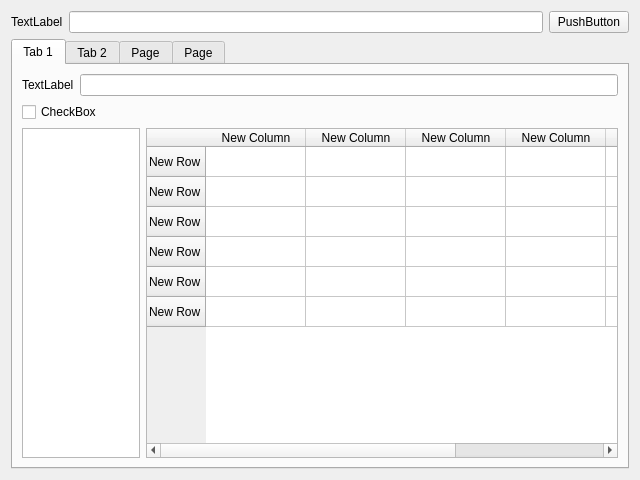
<?xml version="1.0" encoding="UTF-8"?>
<ui version="4.0">
 <class>Form</class>
 <widget class="QWidget" name="Form">
  <property name="geometry">
   <rect>
    <x>0</x>
    <y>0</y>
    <width>640</width>
    <height>480</height>
   </rect>
  </property>
  <property name="windowTitle">
   <string>Form</string>
  </property>
  <layout class="QGridLayout" name="gridLayout">
   <item row="0" column="0">
    <layout class="QHBoxLayout" name="horizontalLayout">
     <item>
      <widget class="QLabel" name="label">
       <property name="text">
        <string>TextLabel</string>
       </property>
      </widget>
     </item>
     <item>
      <widget class="QLineEdit" name="lineEdit"/>
     </item>
     <item>
      <widget class="QPushButton" name="pushButton">
       <property name="text">
        <string>PushButton</string>
       </property>
      </widget>
     </item>
    </layout>
   </item>
   <item row="1" column="0">
    <widget class="QTabWidget" name="tabWidget">
     <property name="currentIndex">
      <number>0</number>
     </property>
     <widget class="QWidget" name="tab">
      <attribute name="title">
       <string>Tab 1</string>
      </attribute>
      <layout class="QGridLayout" name="gridLayout_2">
       <item row="0" column="0">
        <layout class="QVBoxLayout" name="verticalLayout">
         <item>
          <layout class="QHBoxLayout" name="horizontalLayout_3">
           <item>
            <widget class="QLabel" name="label_2">
             <property name="text">
              <string>TextLabel</string>
             </property>
            </widget>
           </item>
           <item>
            <widget class="QLineEdit" name="lineEdit_2"/>
           </item>
          </layout>
         </item>
         <item>
          <widget class="QCheckBox" name="checkBox">
           <property name="text">
            <string>CheckBox</string>
           </property>
          </widget>
         </item>
         <item>
          <layout class="QHBoxLayout" name="horizontalLayout_2" stretch="2,8">
           <item>
            <widget class="QListWidget" name="listWidget"/>
           </item>
           <item>
            <widget class="QTableWidget" name="tableWidget">
             <row>
              <property name="text">
               <string>New Row</string>
              </property>
             </row>
             <row>
              <property name="text">
               <string>New Row</string>
              </property>
             </row>
             <row>
              <property name="text">
               <string>New Row</string>
              </property>
             </row>
             <row>
              <property name="text">
               <string>New Row</string>
              </property>
             </row>
             <row>
              <property name="text">
               <string>New Row</string>
              </property>
             </row>
             <row>
              <property name="text">
               <string>New Row</string>
              </property>
             </row>
             <column>
              <property name="text">
               <string>New Column</string>
              </property>
             </column>
             <column>
              <property name="text">
               <string>New Column</string>
              </property>
             </column>
             <column>
              <property name="text">
               <string>New Column</string>
              </property>
             </column>
             <column>
              <property name="text">
               <string>New Column</string>
              </property>
             </column>
             <column>
              <property name="text">
               <string>New Column</string>
              </property>
             </column>
             <column>
              <property name="text">
               <string>New Column</string>
              </property>
             </column>
            </widget>
           </item>
          </layout>
         </item>
        </layout>
       </item>
      </layout>
     </widget>
     <widget class="QWidget" name="tab_2">
      <attribute name="title">
       <string>Tab 2</string>
      </attribute>
      <layout class="QGridLayout" name="gridLayout_3">
       <item row="0" column="0">
        <layout class="QVBoxLayout" name="verticalLayout_2">
         <item>
          <layout class="QHBoxLayout" name="horizontalLayout_4">
           <item>
            <widget class="QLabel" name="label_3">
             <property name="text">
              <string>TextLabel</string>
             </property>
            </widget>
           </item>
           <item>
            <widget class="QLineEdit" name="lineEdit_3"/>
           </item>
          </layout>
         </item>
         <item>
          <widget class="QCheckBox" name="checkBox_2">
           <property name="text">
            <string>CheckBox</string>
           </property>
          </widget>
         </item>
         <item>
          <layout class="QHBoxLayout" name="horizontalLayout_5" stretch="2,8">
           <item>
            <widget class="QListWidget" name="listWidget_2"/>
           </item>
           <item>
            <widget class="QTableWidget" name="tableWidget_2"/>
           </item>
          </layout>
         </item>
        </layout>
       </item>
      </layout>
     </widget>
     <widget class="QWidget" name="tab_3">
      <attribute name="title">
       <string>Page</string>
      </attribute>
      <layout class="QGridLayout" name="gridLayout_7">
       <item row="0" column="0">
        <layout class="QVBoxLayout" name="verticalLayout_3">
         <item>
          <layout class="QHBoxLayout" name="horizontalLayout_6">
           <item>
            <widget class="QLabel" name="label_4">
             <property name="text">
              <string>TextLabel</string>
             </property>
            </widget>
           </item>
           <item>
            <widget class="QLineEdit" name="lineEdit_4"/>
           </item>
          </layout>
         </item>
         <item>
          <widget class="QCheckBox" name="checkBox_3">
           <property name="text">
            <string>CheckBox</string>
           </property>
          </widget>
         </item>
         <item>
          <layout class="QHBoxLayout" name="horizontalLayout_7" stretch="2,8">
           <item>
            <widget class="QListWidget" name="listWidget_3"/>
           </item>
           <item>
            <widget class="QTableWidget" name="tableWidget_3"/>
           </item>
          </layout>
         </item>
        </layout>
       </item>
      </layout>
     </widget>
     <widget class="QWidget" name="tab_4">
      <attribute name="title">
       <string>Page</string>
      </attribute>
      <layout class="QGridLayout" name="gridLayout_6">
       <item row="0" column="0">
        <layout class="QGridLayout" name="gridLayout_4">
         <item row="0" column="0">
          <layout class="QGridLayout" name="gridLayout_5">
           <item row="0" column="0">
            <widget class="QLabel" name="label_5">
             <property name="text">
              <string>TextLabel</string>
             </property>
            </widget>
           </item>
           <item row="0" column="1">
            <widget class="QLineEdit" name="lineEdit_5"/>
           </item>
          </layout>
         </item>
         <item row="1" column="0">
          <widget class="QCheckBox" name="checkBox_4">
           <property name="text">
            <string>CheckBox</string>
           </property>
          </widget>
         </item>
         <item row="2" column="0">
          <layout class="QHBoxLayout" name="horizontalLayout_9" stretch="2,8">
           <item>
            <widget class="QListWidget" name="listWidget_4"/>
           </item>
           <item>
            <widget class="QTableWidget" name="tableWidget_4"/>
           </item>
          </layout>
         </item>
        </layout>
       </item>
      </layout>
     </widget>
    </widget>
   </item>
  </layout>
 </widget>
 <resources/>
 <connections/>
</ui>
